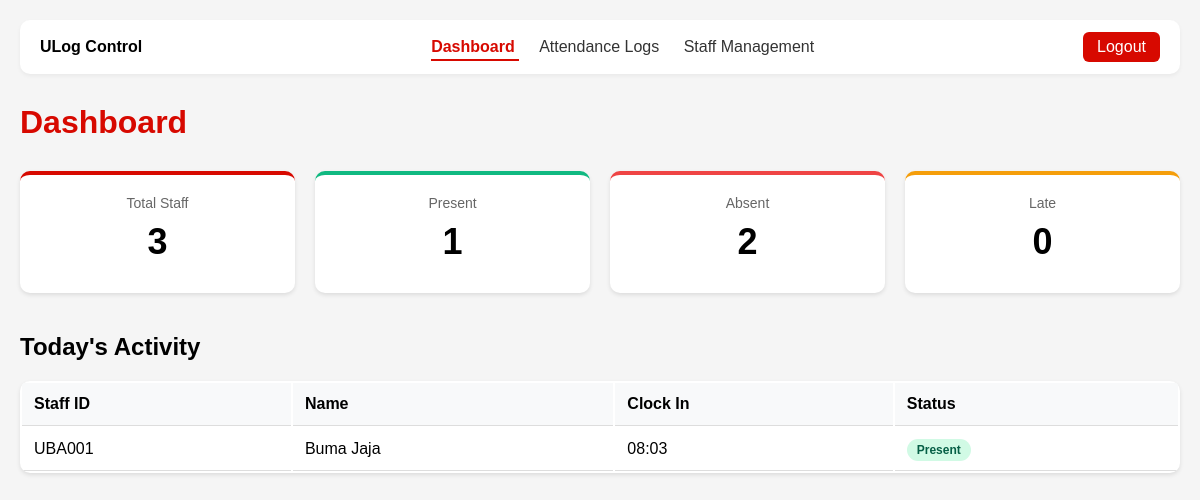
The page /control/ (signed in) on the database as committed earlier.
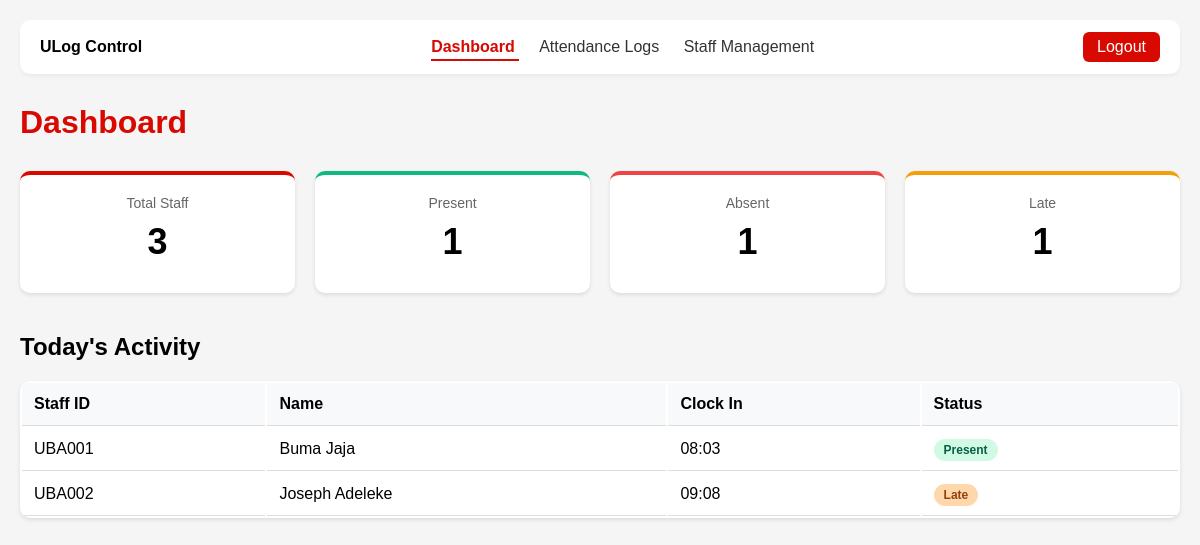
The same page on the database as committed later.
### apps/core/models.py (models this page shows, shortened)
class Attendance(models.Model):
    STATUS_CHOICES = [
        ("present", "Present"),
        ("late", "Late"),
        ("absent", "Absent"),
    ]
    staff = models.ForeignKey(Staff, on_delete=models.CASCADE)
    date = models.DateField(default=timezone.now)
    clock_in = models.DateTimeField(null=True, blank=True)
    clock_out = models.DateTimeField(null=True, blank=True)
    status = models.CharField(
        max_length=10,
        choices=STATUS_CHOICES,
        default="absent"
    )
    class Meta:
        ordering = ['-date']

class Staff(models.Model):
    DEPARTMENT_CHOICES = [
        ("operations", "Operations"),
        ("it", "IT"),
        ("hr", "HR"),
        ("finance", "Finance"),
        ("retail", "Retail Banking"),
    ]
    staff_id = models.CharField(
        max_length=10,
        unique=True,
        validators=[
            RegexValidator(
                regex=r'^UBA\d{3}$',
                message="Staff ID must be like UBA001"
            )
        ]
    )
    full_name = models.CharField(max_length=100)
    email = models.EmailField(unique=True)
    department = models.CharField(
        max_length=50,
        choices=DEPARTMENT_CHOICES,
        default="operations"
    )
    is_active = models.BooleanField(default=True)

### apps/accounts/decorators.py (the view)
    def wrapper(request, *args, **kwargs):
        if not request.session.get("is_authenticated"):
            return redirect("/login/")
        return view_func(request, *args, **kwargs)

### apps/dashboard/views.py (called while the page is built)
@login_required
def dashboard(request):
    today = timezone.now().date()
    total_staff = Staff.objects.filter(is_active=True).count()
    today_records = Attendance.objects.filter(date=today)
    present = today_records.filter(status="present").count()
    late = today_records.filter(status="late").count()
    absent = total_staff - (present + late)
    context = {
        "total": total_staff,
        "present": present,
        "late": late,
        "absent": absent,
        "today_records": today_records,
        "today": today,
        "active_page": "dashboard",
    }
    return render(request, "dashboard/home.html", context)

### templates/dashboard/home.html (shortened to what this page needs)
{% extends "base.html" %}
{% block content %}
<h1>Dashboard</h1>
<div class="stats-grid">
  <div class="stat-card total">
    <div class="stat-label">Total Staff</div>
    <div class="stat-number">{{ total }}</div>
  </div>
  <div class="stat-card present">
    <div class="stat-label">Present</div>
    <div class="stat-number">{{ present }}</div>
  </div>
  <div class="stat-card absent">
    <div class="stat-label">Absent</div>
    <div class="stat-number">{{ absent }}</div>
  </div>
  <div class="stat-card late">
    <div class="stat-label">Late</div>
    <div class="stat-number">{{ late }}</div>
  </div>
</div>
<h2>Today's Activity</h2>
<table>
  <thead>
    <tr>
      <th>Staff ID</th>
      <th>Name</th>
      <th>Clock In</th>
      <th>Status</th>
    </tr>
  </thead>
  <tbody>
    {% for record in today_records %}
    <tr>
      <td>{{ record.staff.staff_id }}</td>
      <td>{{ record.staff.full_name }}</td>
      <td>{{ record.clock_in|time:"H:i"|default:"--" }}</td>
      <td>
        <span class="status-badge status-{{ record.status }}">
          {{ record.get_status_display }}
        </span>
      </td>
    </tr>
    {% empty %}
    <tr>
      <td colspan="4">No attendance records</td>
    </tr>
    {% endfor %}
  </tbody>
</table>
{% endblock %}

Rows that differ between the two databases and show on the page:
added Attendance: staff.staff_id "UBA002", staff.full_name "Joseph Adeleke", clock_in "09:08", status "Late"
Other text that changed with them:
{{ absent }}: "2" → "1"
{{ late }}: "0" → "1"
